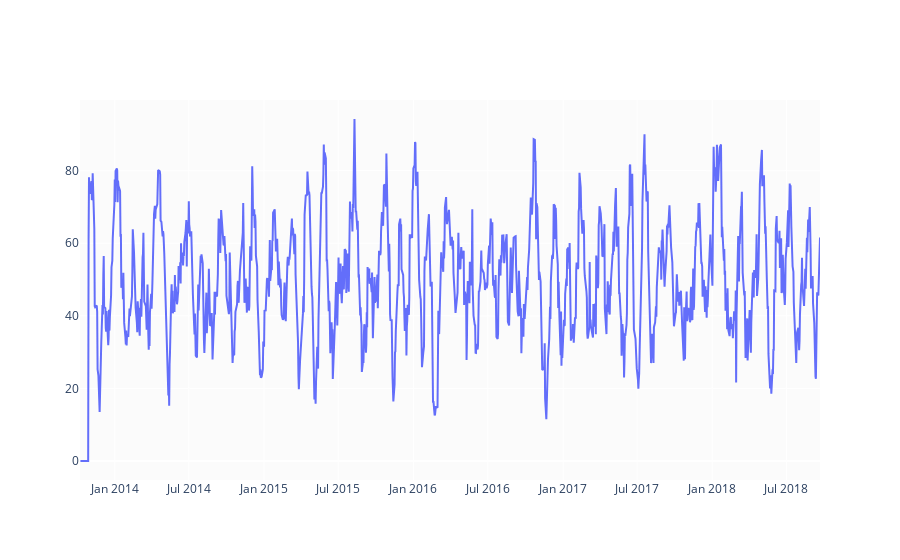

Notebook source saved alongside this figure:
### Code cell
def relative_strength_idx(df, n=14):
    roc = df['ROC']
    delta = roc.diff()
    delta = delta[1:]
    pricesUp = delta.copy()
    pricesDown = delta.copy()
    pricesUp[pricesUp < 0] = 0
    pricesDown[pricesDown > 0] = 0
    rollUp = pricesUp.rolling(n).mean()
    rollDown = pricesDown.abs().rolling(n).mean()
    rs = rollUp / rollDown
    rsi = 100.0 - (100.0 / (1.0 + rs))
    return rsi

df['RSI'] = relative_strength_idx(df).fillna(0)

fig = go.Figure(go.Scatter(x=df.Date, y=df.RSI, name='RSI'))
fig.show()

### Figure 1 — Plotly figure (JSON) as saved in the notebook; plotly's stock layout.template omitted (floating-point values rounded to 4 significant figures; data arrays with more than 128 entries replaced by an {"elided": "..."} marker saying what was removed)
{"data": [{"name": "RSI", "type": "scatter", "x": {"elided": "1225 str values"}, "y": {"elided": "1225 float values"}}], "layout": {}}
